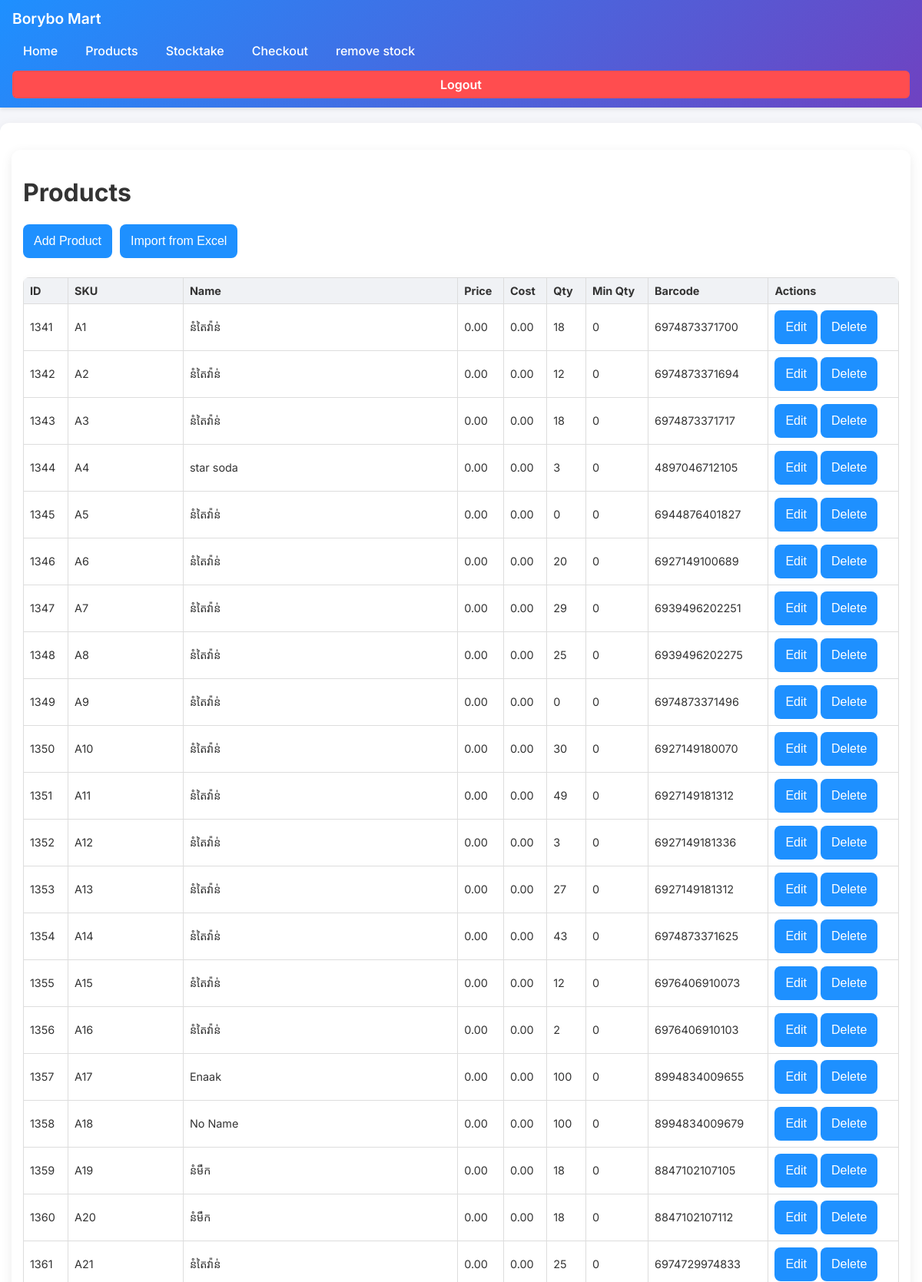
The app's page /products (signed in, upper part) with its own data.
### tables this page shows
CREATE TABLE products (
            id INTEGER PRIMARY KEY AUTOINCREMENT,
            user_id INTEGER,
            sku TEXT,
            name TEXT NOT NULL,
            price REAL,
            cost REAL,
            qty INTEGER,
            min_qty INTEGER,
            barcode TEXT
        );

### app.py (the view)
@app.route("/products")
@login_required
def products_page():
    if session.get("role") == "admin":
        products = query_db("SELECT * FROM products")
    else:
        products = query_db(
            "SELECT * FROM products WHERE user_id=?",
            (session["user_id"],)
        )
    products = [dict(p) for p in products]
    for p in products:
        p["qty"] = p["qty"] or 0
        p["min_qty"] = p["min_qty"] or 0
    return render_template("products.html", products=products)

### app.py (called while the page is built)
def get_db():
    db = getattr(g, "_database", None)
    if db is None:
        db = g._database = sqlite3.connect(DATABASE, timeout=10, isolation_level=None)
        db.row_factory = sqlite3.Row
    return db

@app.teardown_appcontext
def close_connection(exception):
    db = getattr(g, "_database", None)
    if db:
        db.close()

def query_db(query, args=(), one=False):
    cur = get_db().execute(query, args)
    rows = cur.fetchall()
    cur.close()
    return (rows[0] if rows else None) if one else rows

def login_required(f):
    @wraps(f)
    def wrapper(*args, **kwargs):
        if "user_id" not in session:
            flash("⚠️ Please log in first")
            return redirect(url_for("login"))
        return f(*args, **kwargs)
    return wrapper

### templates/products.html (shortened to what this page needs)
{% extends "layout.html" %}
{% block content %}
<div class="container">
    <h1>Products</h1>
    <div class="products-actions">
        <button id="addProductBtn">Add Product</button>
        <button id="importBtn">Import from Excel</button>
    </div>
    <div class="table-wrapper">
        <table id="productTable">
            <thead>
                <tr>
                    <th>ID</th>
                    <th>SKU</th>
                    <th>Name</th>
                    <th>Price</th>
                    <th>Cost</th>
                    <th>Qty</th>
                    <th>Min Qty</th>
                    <th>Barcode</th>
                    <th>Actions</th>
                </tr>
            </thead>
            <tbody>
                {% for p in products %}
                <tr data-product='{{ p|tojson }}'
                    {% if (p.qty or 0) < (p.min_qty or 0) %}class="low-stock"{% endif %}>
                    <td>{{ p.id }}</td>
                    <td>{{ p.sku }}</td>
                    <td>{{ p.name }}</td>
                    <td>
                        {% if p.price is not none %}
                            {{ "%.2f"|format(p.price) }}
                        {% else %}
                            -
                        {% endif %}
                    </td>
                    <td>
                        {% if p.cost is not none %}
                            {{ "%.2f"|format(p.cost) }}
                        {% else %}
                            -
                        {% endif %}
                    </td>
                    <td>{{ p.qty or 0 }}</td>
                    <td>{{ p.min_qty or 0 }}</td>
                    <td>{{ p.barcode }}</td>
                    <td>
                        <button class="editBtn">Edit</button>
                        <button class="deleteBtn">Delete</button>
                    </td>
                </tr>
                {% endfor %}
            </tbody>
        </table>
    </div>
</div>
{% endblock %}

### templates/layout.html (shortened to what this page needs)
<!DOCTYPE html>
<html lang="en">
<head>
</head>
<body>
  <nav class="navbar" role="navigation" aria-label="Main Navigation">
    <div class="nav-header">
      <span class="nav-brand">Borybo Mart</span>
    </div>
    <div class="nav-links">
      <a href="{{ url_for('index') }}">Home</a>
      <a href="{{ url_for('products_page') }}">Products</a>
      <a href="{{ url_for('stocktake_page') }}">Stocktake</a>
      <a href="{{ url_for('checkout_page') }}">Checkout</a>
      <a href="{{ url_for('stock_remove_page') }}">remove stock</a>
      {% if 'user_id' in session %}
        <a href="{{ url_for('logout') }}" class="logout-btn">Logout</a>
      {% else %}
        <a href="{{ url_for('login') }}">Login</a>
        <a href="{{ url_for('register') }}">Register</a>
      {% endif %}
    </div>
  </nav>
  <div class="container">
    {% block content %}{% endblock %}
  </div>
</body>
</html>

### templates/layout.html (style rules this page uses)
body { font-family: 'Inter', sans-serif; margin: 0; padding: 0; background: #f5f6fa; color: #333; }
a { text-decoration: none; }
.navbar { background: linear-gradient(135deg, #1e90ff, #6f42c1); color: #fff; position: sticky; top: 0; z-index: 1000; box-shadow: 0 2px 5px rgba(0,0,0,0.1); }
.nav-header { display: flex; justify-content: space-between; align-items: center; padding: 12px 16px; }
.nav-brand { font-weight: 600; font-size: 1.2rem; }
.nav-links { display: flex; flex-wrap: wrap; gap: 8px; padding: 0 16px 12px; transition: all 0.3s ease; }
.nav-links a { color: #fff; font-weight: 500; padding: 8px 14px; border-radius: 6px; text-align: center; transition: background 0.3s, transform 0.2s; }
.nav-links .logout-btn { background-color: #ff4d4f; color: #fff; width: 100%; font-weight: 600; }
.container { max-width: 1200px; margin: 20px auto; padding: 15px; background: #fff; border-radius: 12px; box-shadow: 0 4px 15px rgba(0,0,0,0.08); overflow-x: auto; }
table { width: 100%; border-collapse: collapse; font-size: 0.9rem; background: #fff; border-radius: 8px; overflow: hidden; box-shadow: 0 2px 10px rgba(0,0,0,0.05); min-width: 600px; }
th, td { padding: 8px 10px; border-bottom: 1px solid #eee; text-align: left; white-space: nowrap; }
th { background: #f0f2f5; color: #333; }
input, select, textarea, button { font-size: 16px; border-radius: 6px; border: 1px solid #ccc; padding: 8px 10px; box-sizing: border-box; }
button { background: #1e90ff; color: #fff; border: none; padding: 10px 14px; border-radius: 8px; cursor: pointer; min-height: 44px; transition: all 0.2s; }

### templates/products.html (style rules this page uses)
.products-actions { margin-bottom: 15px; display: flex; flex-wrap: wrap; gap: 10px; }
.table-wrapper { overflow-x: auto; }
table { width: 100%; border-collapse: collapse; margin-top:10px; }
th, td { padding:8px; border:1px solid #ddd; }

### records on screen
products: id "1341", sku "A1", name "នំតៃវ៉ាន់", price "0.00", cost "0.00", qty "18", min_qty "0", barcode "6974873371700"
products: id "1342", sku "A2", name "នំតៃវ៉ាន់", price "0.00", cost "0.00", qty "12", min_qty "0", barcode "6974873371694"
products: id "1343", sku "A3", name "នំតៃវ៉ាន់", price "0.00", cost "0.00", qty "18", min_qty "0", barcode "6974873371717"
products: id "1344", sku "A4", name "star soda", price "0.00", cost "0.00", qty "3", min_qty "0", barcode "4897046712105"
products: id "1345", sku "A5", name "នំតៃវ៉ាន់", price "0.00", cost "0.00", qty "0", min_qty "0", barcode "6944876401827"
products: id "1346", sku "A6", name "នំតៃវ៉ាន់", price "0.00", cost "0.00", qty "20", min_qty "0", barcode "6927149100689"
products: id "1347", sku "A7", name "នំតៃវ៉ាន់", price "0.00", cost "0.00", qty "29", min_qty "0", barcode "6939496202251"
products: id "1348", sku "A8", name "នំតៃវ៉ាន់", price "0.00", cost "0.00", qty "25", min_qty "0", barcode "6939496202275"
products: id "1349", sku "A9", name "នំតៃវ៉ាន់", price "0.00", cost "0.00", qty "0", min_qty "0", barcode "6974873371496"
products: id "1350", sku "A10", name "នំតៃវ៉ាន់", price "0.00", cost "0.00", qty "30", min_qty "0", barcode "6927149180070"
products: id "1351", sku "A11", name "នំតៃវ៉ាន់", price "0.00", cost "0.00", qty "49", min_qty "0", barcode "6927149181312"
products: id "1352", sku "A12", name "នំតៃវ៉ាន់", price "0.00", cost "0.00", qty "3", min_qty "0", barcode "6927149181336"
products: id "1353", sku "A13", name "នំតៃវ៉ាន់", price "0.00", cost "0.00", qty "27", min_qty "0", barcode "6927149181312"
products: id "1354", sku "A14", name "នំតៃវ៉ាន់", price "0.00", cost "0.00", qty "43", min_qty "0", barcode "6974873371625"
products: id "1355", sku "A15", name "នំតៃវ៉ាន់", price "0.00", cost "0.00", qty "12", min_qty "0", barcode "6976406910073"
products: id "1356", sku "A16", name "នំតៃវ៉ាន់", price "0.00", cost "0.00", qty "2", min_qty "0", barcode "6976406910103"
products: id "1357", sku "A17", name "Enaak", price "0.00", cost "0.00", qty "100", min_qty "0", barcode "8994834009655"
products: id "1358", sku "A18", name "No Name", price "0.00", cost "0.00", qty "100", min_qty "0", barcode "8994834009679"
products: id "1359", sku "A19", name "នំមឹក", price "0.00", cost "0.00", qty "18", min_qty "0", barcode "8847102107105"
products: id "1360", sku "A20", name "នំមឹក", price "0.00", cost "0.00", qty "18", min_qty "0", barcode "8847102107112"
products: id "1361", sku "A21", name "នំតៃវ៉ាន់", price "0.00", cost "0.00", qty "25", min_qty "0", barcode "6974729974833"
